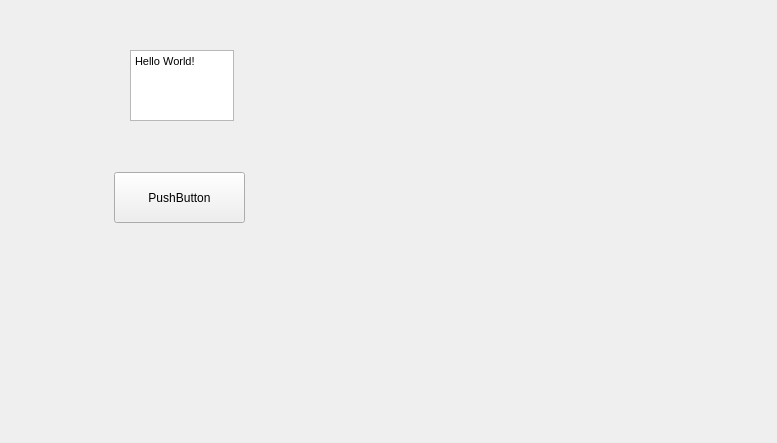
<?xml version="1.0" encoding="UTF-8"?>
<ui version="4.0">
 <class>Widget</class>
 <widget class="QWidget" name="Widget">
  <property name="geometry">
   <rect>
    <x>0</x>
    <y>0</y>
    <width>777</width>
    <height>443</height>
   </rect>
  </property>
  <property name="windowTitle">
   <string>Widget</string>
  </property>
  <widget class="QTextEdit" name="textEdit">
   <property name="geometry">
    <rect>
     <x>130</x>
     <y>50</y>
     <width>104</width>
     <height>71</height>
    </rect>
   </property>
   <property name="html">
    <string>&lt;!DOCTYPE HTML PUBLIC &quot;-//W3C//DTD HTML 4.0//EN&quot; &quot;http://www.w3.org/TR/REC-html40/strict.dtd&quot;&gt;
&lt;html&gt;&lt;head&gt;&lt;meta name=&quot;qrichtext&quot; content=&quot;1&quot; /&gt;&lt;style type=&quot;text/css&quot;&gt;
p, li { white-space: pre-wrap; }
&lt;/style&gt;&lt;/head&gt;&lt;body style=&quot; font-family:'MS Shell Dlg 2'; font-size:8.25pt; font-weight:400; font-style:normal;&quot;&gt;
&lt;p style=&quot; margin-top:0px; margin-bottom:0px; margin-left:0px; margin-right:0px; -qt-block-indent:0; text-indent:0px;&quot;&gt;Hello World!&lt;/p&gt;&lt;/body&gt;&lt;/html&gt;</string>
   </property>
  </widget>
  <widget class="QPushButton" name="pushButton">
   <property name="geometry">
    <rect>
     <x>114</x>
     <y>172</y>
     <width>131</width>
     <height>51</height>
    </rect>
   </property>
   <property name="text">
    <string>PushButton</string>
   </property>
  </widget>
 </widget>
 <layoutdefault spacing="6" margin="11"/>
 <resources/>
 <connections/>
</ui>
